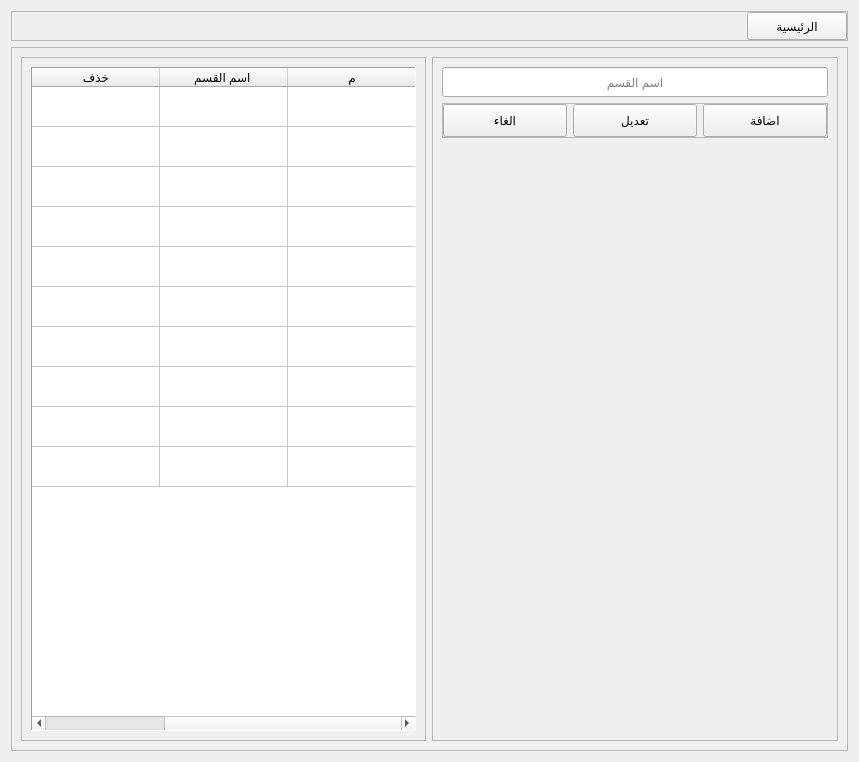
<?xml version="1.0" encoding="UTF-8"?>
<ui version="4.0">
 <class>Form</class>
 <widget class="QWidget" name="Form">
  <property name="geometry">
   <rect>
    <x>0</x>
    <y>0</y>
    <width>859</width>
    <height>762</height>
   </rect>
  </property>
  <property name="windowTitle">
   <string>Form</string>
  </property>
  <property name="layoutDirection">
   <enum>Qt::RightToLeft</enum>
  </property>
  <layout class="QVBoxLayout" name="verticalLayout_3">
   <item>
    <widget class="QFrame" name="frame_5">
     <property name="minimumSize">
      <size>
       <width>0</width>
       <height>30</height>
      </size>
     </property>
     <property name="maximumSize">
      <size>
       <width>16777215</width>
       <height>30</height>
      </size>
     </property>
     <property name="frameShape">
      <enum>QFrame::StyledPanel</enum>
     </property>
     <property name="frameShadow">
      <enum>QFrame::Raised</enum>
     </property>
     <layout class="QHBoxLayout" name="horizontalLayout">
      <property name="leftMargin">
       <number>0</number>
      </property>
      <property name="topMargin">
       <number>0</number>
      </property>
      <property name="rightMargin">
       <number>0</number>
      </property>
      <property name="bottomMargin">
       <number>0</number>
      </property>
      <item>
       <widget class="QPushButton" name="home">
        <property name="sizePolicy">
         <sizepolicy hsizetype="Expanding" vsizetype="Expanding">
          <horstretch>0</horstretch>
          <verstretch>0</verstretch>
         </sizepolicy>
        </property>
        <property name="maximumSize">
         <size>
          <width>100</width>
          <height>16777215</height>
         </size>
        </property>
        <property name="text">
         <string>الرئيسية</string>
        </property>
       </widget>
      </item>
      <item>
       <spacer name="horizontalSpacer">
        <property name="orientation">
         <enum>Qt::Horizontal</enum>
        </property>
        <property name="sizeHint" stdset="0">
         <size>
          <width>730</width>
          <height>20</height>
         </size>
        </property>
       </spacer>
      </item>
     </layout>
    </widget>
   </item>
   <item>
    <widget class="QFrame" name="frame">
     <property name="frameShape">
      <enum>QFrame::StyledPanel</enum>
     </property>
     <property name="frameShadow">
      <enum>QFrame::Raised</enum>
     </property>
     <layout class="QHBoxLayout" name="horizontalLayout_2">
      <item>
       <widget class="QFrame" name="frame_3">
        <property name="frameShape">
         <enum>QFrame::StyledPanel</enum>
        </property>
        <property name="frameShadow">
         <enum>QFrame::Raised</enum>
        </property>
        <layout class="QVBoxLayout" name="verticalLayout_2">
         <item>
          <widget class="QLineEdit" name="name">
           <property name="minimumSize">
            <size>
             <width>0</width>
             <height>30</height>
            </size>
           </property>
           <property name="maximumSize">
            <size>
             <width>16777215</width>
             <height>16777215</height>
            </size>
           </property>
           <property name="alignment">
            <set>Qt::AlignCenter</set>
           </property>
           <property name="placeholderText">
            <string comment="category name">اسم القسم</string>
           </property>
          </widget>
         </item>
         <item>
          <widget class="QFrame" name="frame_4">
           <property name="minimumSize">
            <size>
             <width>0</width>
             <height>0</height>
            </size>
           </property>
           <property name="maximumSize">
            <size>
             <width>16777215</width>
             <height>35</height>
            </size>
           </property>
           <property name="frameShape">
            <enum>QFrame::StyledPanel</enum>
           </property>
           <property name="frameShadow">
            <enum>QFrame::Raised</enum>
           </property>
           <layout class="QHBoxLayout" name="horizontalLayout_3">
            <property name="leftMargin">
             <number>0</number>
            </property>
            <property name="topMargin">
             <number>0</number>
            </property>
            <property name="rightMargin">
             <number>0</number>
            </property>
            <property name="bottomMargin">
             <number>0</number>
            </property>
            <item>
             <widget class="QPushButton" name="create_">
              <property name="sizePolicy">
               <sizepolicy hsizetype="Expanding" vsizetype="Expanding">
                <horstretch>0</horstretch>
                <verstretch>0</verstretch>
               </sizepolicy>
              </property>
              <property name="text">
               <string>اضافة</string>
              </property>
             </widget>
            </item>
            <item>
             <widget class="QPushButton" name="edit">
              <property name="sizePolicy">
               <sizepolicy hsizetype="Expanding" vsizetype="Expanding">
                <horstretch>0</horstretch>
                <verstretch>0</verstretch>
               </sizepolicy>
              </property>
              <property name="text">
               <string>تعديل</string>
              </property>
             </widget>
            </item>
            <item>
             <widget class="QPushButton" name="cancel">
              <property name="sizePolicy">
               <sizepolicy hsizetype="Expanding" vsizetype="Expanding">
                <horstretch>0</horstretch>
                <verstretch>0</verstretch>
               </sizepolicy>
              </property>
              <property name="text">
               <string>الغاء</string>
              </property>
             </widget>
            </item>
           </layout>
          </widget>
         </item>
         <item>
          <spacer name="verticalSpacer">
           <property name="orientation">
            <enum>Qt::Vertical</enum>
           </property>
           <property name="sizeHint" stdset="0">
            <size>
             <width>20</width>
             <height>40</height>
            </size>
           </property>
          </spacer>
         </item>
        </layout>
       </widget>
      </item>
      <item>
       <widget class="QFrame" name="frame_2">
        <property name="frameShape">
         <enum>QFrame::StyledPanel</enum>
        </property>
        <property name="frameShadow">
         <enum>QFrame::Raised</enum>
        </property>
        <layout class="QVBoxLayout" name="verticalLayout">
         <item>
          <widget class="QTableWidget" name="table">
           <property name="frameShape">
            <enum>QFrame::Panel</enum>
           </property>
           <property name="editTriggers">
            <set>QAbstractItemView::NoEditTriggers</set>
           </property>
           <property name="selectionMode">
            <enum>QAbstractItemView::SingleSelection</enum>
           </property>
           <property name="selectionBehavior">
            <enum>QAbstractItemView::SelectRows</enum>
           </property>
           <property name="rowCount">
            <number>10</number>
           </property>
           <attribute name="horizontalHeaderMinimumSectionSize">
            <number>50</number>
           </attribute>
           <attribute name="horizontalHeaderDefaultSectionSize">
            <number>128</number>
           </attribute>
           <attribute name="verticalHeaderVisible">
            <bool>false</bool>
           </attribute>
           <attribute name="verticalHeaderMinimumSectionSize">
            <number>30</number>
           </attribute>
           <attribute name="verticalHeaderDefaultSectionSize">
            <number>40</number>
           </attribute>
           <attribute name="verticalHeaderHighlightSections">
            <bool>true</bool>
           </attribute>
           <row/>
           <row/>
           <row/>
           <row/>
           <row/>
           <row/>
           <row/>
           <row/>
           <row/>
           <row/>
           <column>
            <property name="text">
             <string>م</string>
            </property>
           </column>
           <column>
            <property name="text">
             <string>اسم القسم </string>
            </property>
           </column>
           <column>
            <property name="text">
             <string>خذف</string>
            </property>
           </column>
          </widget>
         </item>
        </layout>
       </widget>
      </item>
     </layout>
    </widget>
   </item>
  </layout>
 </widget>
 <resources/>
 <connections/>
</ui>
